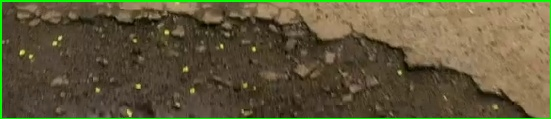
#> input picture sample_data/images/pothole_0.jpg, 551 x 119 px
$ python road.py
#> lines starting #> are read from the running program, lines starting #| are printed output that depends on the picture; after the words box and inside, x2 and y2 are one past the last pixel; in counts of white or black regions, pixels touching at a corner belong together; long printed decimals are rounded
import cv2
import numpy as np
import math

def detect_lanes(image):
    gray = cv2.cvtColor(image, cv2.COLOR_BGR2GRAY)
    blur = cv2.GaussianBlur(gray, (5, 5), 0)
    edges = cv2.Canny(blur, 50, 150)
    lines = cv2.HoughLinesP(edges, 1, np.pi/180, threshold=100, minLineLength=50, maxLineGap=50)
    return edges, lines

def average_lane_angle(lines):
    angles = []
    if lines is None:
        return None
    for line in lines:
        x1, y1, x2, y2 = line[0]
        angle = math.degrees(math.atan2(y2 - y1, x2 - x1))
        angles.append(angle)
    angles = [a for a in angles if -80 < a < 80]  # Only consider reasonable angles
    if len(angles) == 0:
        return None
    avg_angle = np.mean(angles)
    return avg_angle

def calculate_focal_length(camera_height_m, camera_angle_deg, pixel_to_meter_ratio):
    angle_rad = math.radians(camera_angle_deg)
    fy = (camera_height_m / pixel_to_meter_ratio) / math.tan(angle_rad)
    fx = fy  # Assuming square pixels (same focal length for both x and y)
    return fx, fy

def draw_lanes(image, lines):
    lane_image = np.copy(image)
    if lines is not None:
        for line in lines:
            x1, y1, x2, y2 = line[0]
            cv2.line(lane_image, (x1, y1), (x2, y2), (0, 255, 0), 2)
    return lane_image

def main(image_path, camera_height_m, camera_angle_deg, real_world_patch_width_m):
#> called with image_path = 'sample_data/images/pothole_0.jpg', camera_height_m = 1.5, camera_angle_deg = 20, real_world_patch_width_m = 3.5
    image = cv2.imread(image_path)
#> image is the input picture: shape (119, 551, 3); mean B, G, R 58.1, 88.2, 95.5
    image_height, image_width = image.shape[:2]
#> image_height = 119; image_width = 551
    edges, lines = detect_lanes(image.copy())
#> in detect_lanes, `gray = cv2.cvtColor(image, cv2.COLOR_BGR2GRAY)`:
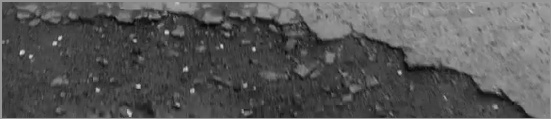
#> gray: shape (119, 551); min 6, max 216, mean 87
#> in detect_lanes, `edges = cv2.Canny(blur, 50, 150)`:
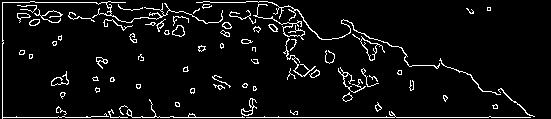
#> edges: shape (119, 551); 5.9% white in thin lines or dots
#> in detect_lanes, `lines = cv2.HoughLinesP(edges, 1, np.pi/180, threshold=100, minLineLen..`: lines = [[2, 117, 530, 117], [196, 2, 272, 2], [2, 118, 2, 2], [17, 13, 377, 39]]
    if lines is None:
        print("No lanes detected!")
        return

    avg_angle = average_lane_angle(lines)
#> the loop in average_lane_angle, `for line in lines:` made 4 passes
#> (x1, y1, x2, y2, angle) on passes 1 to 4: (2, 117, 530, 117, 0), (196, 2, 272, 2, 0), (2, 118, 2, 2, -90), (17, 13, 377, 39, 4.13)
#> after the loop in average_lane_angle, `for line in lines:`: angles = [0, 0, -90, 4.13]
#> in average_lane_angle, `angles = [a for a in angles if -80 < a < 80]`: angles = [0, 0, 4.13]
#> in average_lane_angle, `avg_angle = np.mean(angles)`: avg_angle = 1.38
#> avg_angle = 1.38
    if avg_angle is not None:
        print(f"Estimated Road Angle: {avg_angle:.2f} degrees")
#| Estimated Road Angle: 1.38 degrees
    else:
        print("Could not estimate road angle.")
        avg_angle = 0  # Default angle if not detectable

    x1, y1, x2, y2 = lines[0][0]  # Use the first detected line for pixel distance
#> x1 = 2; y1 = 117; x2 = 530; y2 = 117
    pixel_distance = math.sqrt((x2 - x1)**2 + (y2 - y1)**2)
#> pixel_distance = 528
    pixel_to_meter_ratio = real_world_patch_width_m / pixel_distance
#> pixel_to_meter_ratio = 0.00663
    fx, fy = calculate_focal_length(camera_height_m, camera_angle_deg, pixel_to_meter_ratio)
#> in calculate_focal_length, `fy = (camera_height_m / pixel_to_meter_ratio) / math.tan(angle_rad)`: fy = 621.7
#> fx = 621.7; fy = 621.7
    cx = image_width / 2
#> cx = 275.5
    cy = image_height / 2
#> cy = 59.5

    print(f"fx = {fx:.2f} px")
#| fx = 621.71 px
    print(f"fy = {fy:.2f} px")
#| fy = 621.71 px
    print(f"cx = {cx:.2f} px")
#| cx = 275.50 px
    print(f"cy = {cy:.2f} px")
#| cy = 59.50 px
    print(f"Pixel to Meter Ratio = {pixel_to_meter_ratio:.6f} m/px")
#| Pixel to Meter Ratio = 0.006629 m/px

    # Draw the lanes and display the result
    lane_image = draw_lanes(image.copy(), lines)
#> the loop in draw_lanes, `for line in lines:` made 4 passes
#> after the loop in draw_lanes, `for line in lines:`:
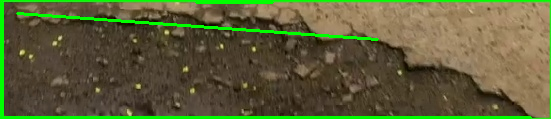
#> lane_image: shape (119, 551, 3); 4.96% of pixels changed, all inside (x1, y1, x2, y2) = (1, 1, 532, 119)
    cv2.imshow("Detected Lanes", lane_image)
    cv2.imshow("Edges", edges)
    cv2.waitKey(0)
    cv2.destroyAllWindows()

if __name__ == "__main__":
    image_path = "sample_data/images/pothole_0.jpg"  # Replace with your image path
    camera_height_m = 1.5
    camera_angle_deg = 20
    real_world_patch_width_m = 3.5  # The real-world width of the patch used for calculation
    main(image_path, camera_height_m, camera_angle_deg, real_world_patch_width_m)

$ run again, with sample_data/images/pothole_1.jpg copied over sample_data/images/pothole_0.jpg
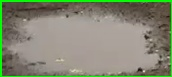
#> input picture sample_data/images/pothole_1.jpg, 172 x 77 px
#> in main, image is the input picture: shape (77, 172, 3); mean B, G, R 113.7, 136, 130.8
#> in detect_lanes, `edges = cv2.Canny(blur, 50, 150)`:
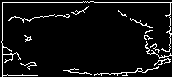
#> edges: shape (77, 172); 6.9% white in thin lines or dots
#> in detect_lanes, `lines = cv2.HoughLinesP(edges, 1, np.pi/180, threshold=100, minLineLen..`: lines = [[2, 2, 171, 2]]
#> the loop in average_lane_angle, `for line in lines:` made 1 pass
#> (x1, y1, x2, y2, angle) on pass 1: (2, 2, 171, 2, 0)
#> after the loop in average_lane_angle, `for line in lines:`: angles = [0]
#> in average_lane_angle, `avg_angle = np.mean(angles)`: avg_angle = 0
#| Estimated Road Angle: 0.00 degrees
#> in main, `x1, y1, x2, y2 = lines[0][0]`: x1 = 2; x2 = 171; y2 = 2
#> pixel_distance = 169
#> pixel_to_meter_ratio = 0.0207
#> in calculate_focal_length, `fy = (camera_height_m / pixel_to_meter_ratio) / math.tan(angle_rad)`: fy = 199
#| fx = 199.00 px
#| fy = 199.00 px
#| cx = 86.00 px
#| cy = 38.50 px
#| Pixel to Meter Ratio = 0.02071 m/px
#> the loop in draw_lanes, `for line in lines:` made 1 pass
#> after the loop in draw_lanes, `for line in lines:`:
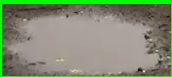
#> lane_image: shape (77, 172, 3); 3.86% of pixels changed, all inside (x1, y1, x2, y2) = (1, 1, 172, 4)

$ run again, with sample_data/images/pothole_2.jpg copied over sample_data/images/pothole_0.jpg
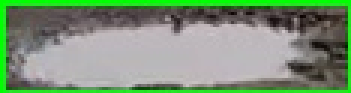
#> input picture sample_data/images/pothole_2.jpg, 117 x 31 px (shown 3 times larger)
#> in main, image is the input picture: shape (31, 117, 3); mean B, G, R 117.6, 147.4, 122.4
#> in detect_lanes, `edges = cv2.Canny(blur, 50, 150)`:
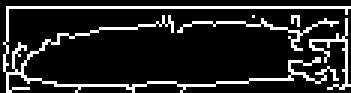
#> edges: shape (31, 117) (shown 3 times larger); 14.7% white in thin lines or dots
#> in detect_lanes, `lines = cv2.HoughLinesP(edges, 1, np.pi/180, threshold=100, minLineLen..`: lines = [[2, 2, 116, 2]]
#> the loop in average_lane_angle, `for line in lines:` made 1 pass
#> (x1, y1, x2, y2, angle) on pass 1: (2, 2, 116, 2, 0)
#> after the loop in average_lane_angle, `for line in lines:`: angles = [0]
#> in average_lane_angle, `avg_angle = np.mean(angles)`: avg_angle = 0
#| Estimated Road Angle: 0.00 degrees
#> in main, `x1, y1, x2, y2 = lines[0][0]`: x1 = 2; x2 = 116; y2 = 2
#> pixel_distance = 114
#> pixel_to_meter_ratio = 0.0307
#> in calculate_focal_length, `fy = (camera_height_m / pixel_to_meter_ratio) / math.tan(angle_rad)`: fy = 134.2
#| fx = 134.23 px
#| fy = 134.23 px
#| cx = 58.50 px
#| cy = 15.50 px
#| Pixel to Meter Ratio = 0.0307 m/px
#> the loop in draw_lanes, `for line in lines:` made 1 pass
#> after the loop in draw_lanes, `for line in lines:`:
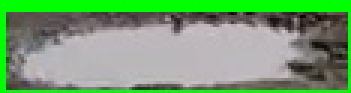
#> lane_image: shape (31, 117, 3) (shown 3 times larger); 9.54% of pixels changed, all inside (x1, y1, x2, y2) = (1, 1, 117, 4)

$ run again, with sample_data/images/pothole_3.jpg copied over sample_data/images/pothole_0.jpg
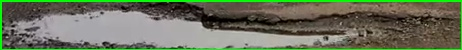
#> input picture sample_data/images/pothole_3.jpg, 462 x 50 px
#> in main, image is the input picture: shape (50, 462, 3); mean B, G, R 91.5, 114.7, 105.7
#> in detect_lanes, `edges = cv2.Canny(blur, 50, 150)`:
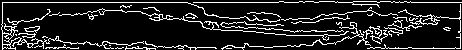
#> edges: shape (50, 462); 13.7% white in thin lines or dots
#> in detect_lanes, `lines = cv2.HoughLinesP(edges, 1, np.pi/180, threshold=100, minLineLen..`: lines = [[2, 2, 461, 2], [367, 48, 460, 48], [2, 47, 272, 47], [149, 18, 282, 25], [150, 18, 460, 18], [99, 9, 460, 28]]
#> the loop in average_lane_angle, `for line in lines:` made 6 passes
#> (x1, y1, x2, y2, angle) on passes 1 to 6: (2, 2, 461, 2, 0), (367, 48, 460, 48, 0), (2, 47, 272, 47, 0), (149, 18, 282, 25, 3.01), (150, 18, 460, 18, 0), (99, 9, 460, 28, 3.01)
#> after the loop in average_lane_angle, `for line in lines:`: angles = [0, 0, 0, 3.01, 0, 3.01]
#> in average_lane_angle, `avg_angle = np.mean(angles)`: avg_angle = 1
#| Estimated Road Angle: 1.00 degrees
#> in main, `x1, y1, x2, y2 = lines[0][0]`: x1 = 2; x2 = 461; y2 = 2
#> pixel_distance = 459
#> pixel_to_meter_ratio = 0.00763
#> in calculate_focal_length, `fy = (camera_height_m / pixel_to_meter_ratio) / math.tan(angle_rad)`: fy = 540.5
#| fx = 540.47 px
#| fy = 540.47 px
#| cx = 231.00 px
#| cy = 25.00 px
#| Pixel to Meter Ratio = 0.007625 m/px
#> the loop in draw_lanes, `for line in lines:` made 6 passes
#> after the loop in draw_lanes, `for line in lines:`:
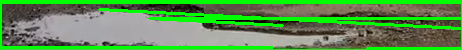
#> lane_image: shape (50, 462, 3); mean B, G, R 80.5, 146.1, 91.9
